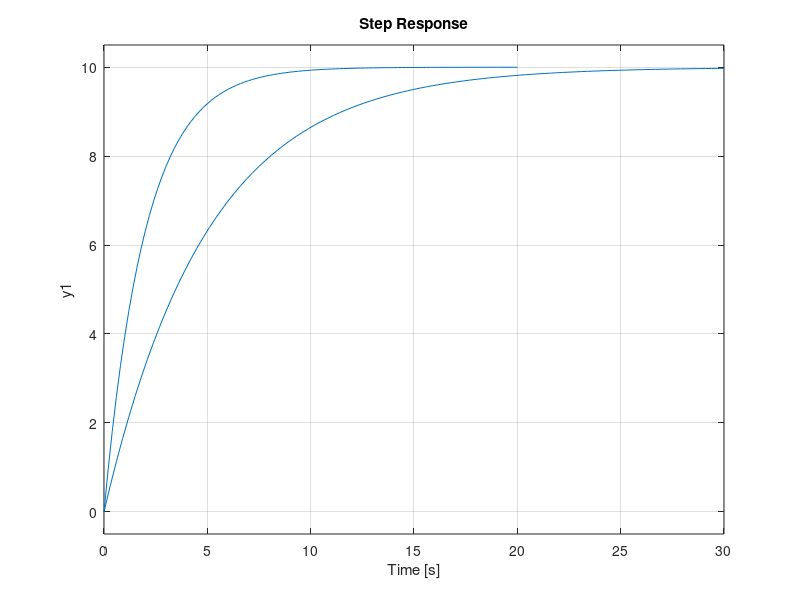

This figure's MATLAB source:
%step response for 1st order system𝞃

n = [10]
d = [2 1]
sys = tf(n,d)
step(sys)
hold on

n = [10]
d = [5 1]
sys = tf(n,d)
step(sys)
